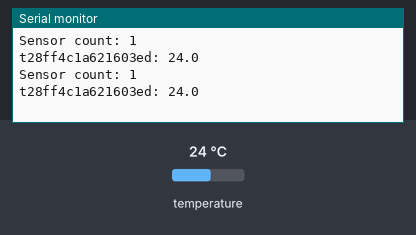
Recording of a sketch running on a simulated Arduino Uno, built with avr-gcc and run on an emulated ATmega328P. On the bench: the last lines printed to the serial monitor. Inputs (shaded band) come from the test bench; at power-on: temperature 24 °C.

Above: at 3.3 s.
3.4 s: temperature set to 12 °C
At 5.6 s:
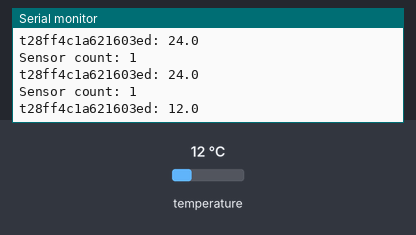
5.9 s: temperature set to 19 °C
At 7.6 s:
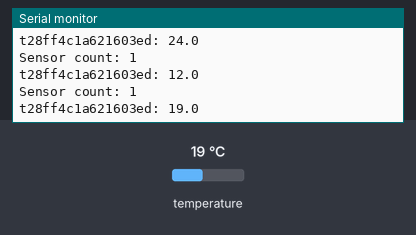
Timing chart, 0 to 9.1 s (numbered marks = the images above; inputs shaded):
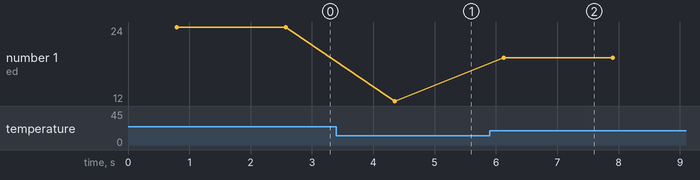

Measured:
- after the input at 3.4 s, the serial monitor: prints a new line after 0.95 s (image 1)
- after the input at 5.9 s, the serial monitor: prints a new line after 0.23 s (image 2)
- plotted number 1: 24 → 12 after the input at 3.4 s, 12 → 19 after the input at 5.9 s

The sketch:

OneWireTemperature.pde
```cpp
#include <OneWire.h>
#include <DallasTemperature.h>

#define ONEWIRE 3

OneWire oneWire(ONEWIRE);
DallasTemperature sensors(&oneWire);

#define BUFFER_SIZE 550
char data[BUFFER_SIZE + 1];

// Float support is hard on arduinos
// (http://www.arduino.cc/cgi-bin/yabb2/YaBB.pl?num=1164927646) with tweaks
char *ftoa(char *a, double f, int precision)
{
  long p[] = {0,10,100,1000,10000,100000,1000000,10000000,100000000};
  char *ret = a;
  long heiltal = (long)f;

  itoa(heiltal, a, 10);
  while (*a != '\0') a++;
  *a++ = '.';
  long desimal = abs((long)((f - heiltal) * p[precision]));
  itoa(desimal, a, 10);
  return ret;
}

void setup()
{
  Serial.begin(115200);
  sensors.begin();
}

void loop()
{
  int i, j, data_inset;
  float t;
  DeviceAddress addr;
  char float_conv[10];

  sensors.requestTemperatures();
  sprintf(data + data_inset, "Sensor count: %d\n",
          sensors.getDeviceCount());
  data_inset = strlen(data);

  for(i = 0; i < sensors.getDeviceCount(); i++)
  {
    t = sensors.getTempCByIndex(i);
    sensors.getAddress(addr, i);

    data[data_inset++] = 't';
    for (j = 0; j < 8; j++)
    {
      sprintf(data + data_inset, "%02x", addr[j]);
      data_inset += 2;
    }

    sprintf(data + data_inset, ": %s\n", ftoa(float_conv, t, 2));
    data_inset = strlen(data);
  }

  Serial.println(data);
  delay(1000);
}
```
